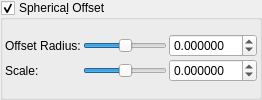
    <widget class="MyGroupBox" name="groupCheck_transf_function_enabledAx_false">
     <property name="toolTip">
      <string/>
     </property>
     <property name="title">
      <string>Spherica&amp;l Offset</string>
     </property>
     <property name="checkable">
      <bool>true</bool>
     </property>
     <layout class="QVBoxLayout" name="verticalLayout_50">
      <property name="spacing">
       <number>2</number>
      </property>
      <property name="leftMargin">
       <number>2</number>
      </property>
      <property name="topMargin">
       <number>2</number>
      </property>
      <property name="rightMargin">
       <number>2</number>
      </property>
      <property name="bottomMargin">
       <number>2</number>
      </property>
      <item>
       <layout class="QGridLayout" name="gridLayout_24">
        <property name="spacing">
         <number>2</number>
        </property>
        <item row="1" column="2">
         <widget class="MyDoubleSpinBox" name="spinbox_transf_scale">
          <property name="sizePolicy">
           <sizepolicy hsizetype="Minimum" vsizetype="Maximum">
            <horstretch>0</horstretch>
            <verstretch>0</verstretch>
           </sizepolicy>
          </property>
          <property name="decimals">
           <number>6</number>
          </property>
          <property name="minimum">
           <double>-99.989999999999995</double>
          </property>
          <property name="maximum">
           <double>99.989999999999995</double>
          </property>
          <property name="singleStep">
           <double>0.100000000000000</double>
          </property>
         </widget>
        </item>
        <item row="0" column="0">
         <widget class="QLabel" name="label_132">
          <property name="text">
           <string>Offset Radius:</string>
          </property>
         </widget>
        </item>
        <item row="0" column="2">
         <widget class="MyDoubleSpinBox" name="spinbox_transf_offset">
          <property name="sizePolicy">
           <sizepolicy hsizetype="Minimum" vsizetype="Maximum">
            <horstretch>0</horstretch>
            <verstretch>0</verstretch>
           </sizepolicy>
          </property>
          <property name="prefix">
           <string/>
          </property>
          <property name="decimals">
           <number>6</number>
          </property>
          <property name="minimum">
           <double>-99.989999999999995</double>
          </property>
          <property name="singleStep">
           <double>0.100000000000000</double>
          </property>
         </widget>
        </item>
        <item row="0" column="1">
         <widget class="QSlider" name="slider_transf_offset">
          <property name="sizePolicy">
           <sizepolicy hsizetype="Expanding" vsizetype="Maximum">
            <horstretch>0</horstretch>
            <verstretch>0</verstretch>
           </sizepolicy>
          </property>
          <property name="minimum">
           <number>-5000000</number>
          </property>
          <property name="maximum">
           <number>5000000</number>
          </property>
          <property name="orientation">
           <enum>Qt::Horizontal</enum>
          </property>
         </widget>
        </item>
        <item row="1" column="1">
         <widget class="QSlider" name="slider_transf_scale">
          <property name="sizePolicy">
           <sizepolicy hsizetype="Expanding" vsizetype="Maximum">
            <horstretch>0</horstretch>
            <verstretch>0</verstretch>
           </sizepolicy>
          </property>
          <property name="minimum">
           <number>-5000000</number>
          </property>
          <property name="maximum">
           <number>5000000</number>
          </property>
          <property name="orientation">
           <enum>Qt::Horizontal</enum>
          </property>
         </widget>
        </item>
        <item row="1" column="0">
         <widget class="QLabel" name="label_128">
          <property name="text">
           <string>Scale:</string>
          </property>
         </widget>
        </item>
       </layout>
      </item>
     </layout>
    </widget>
